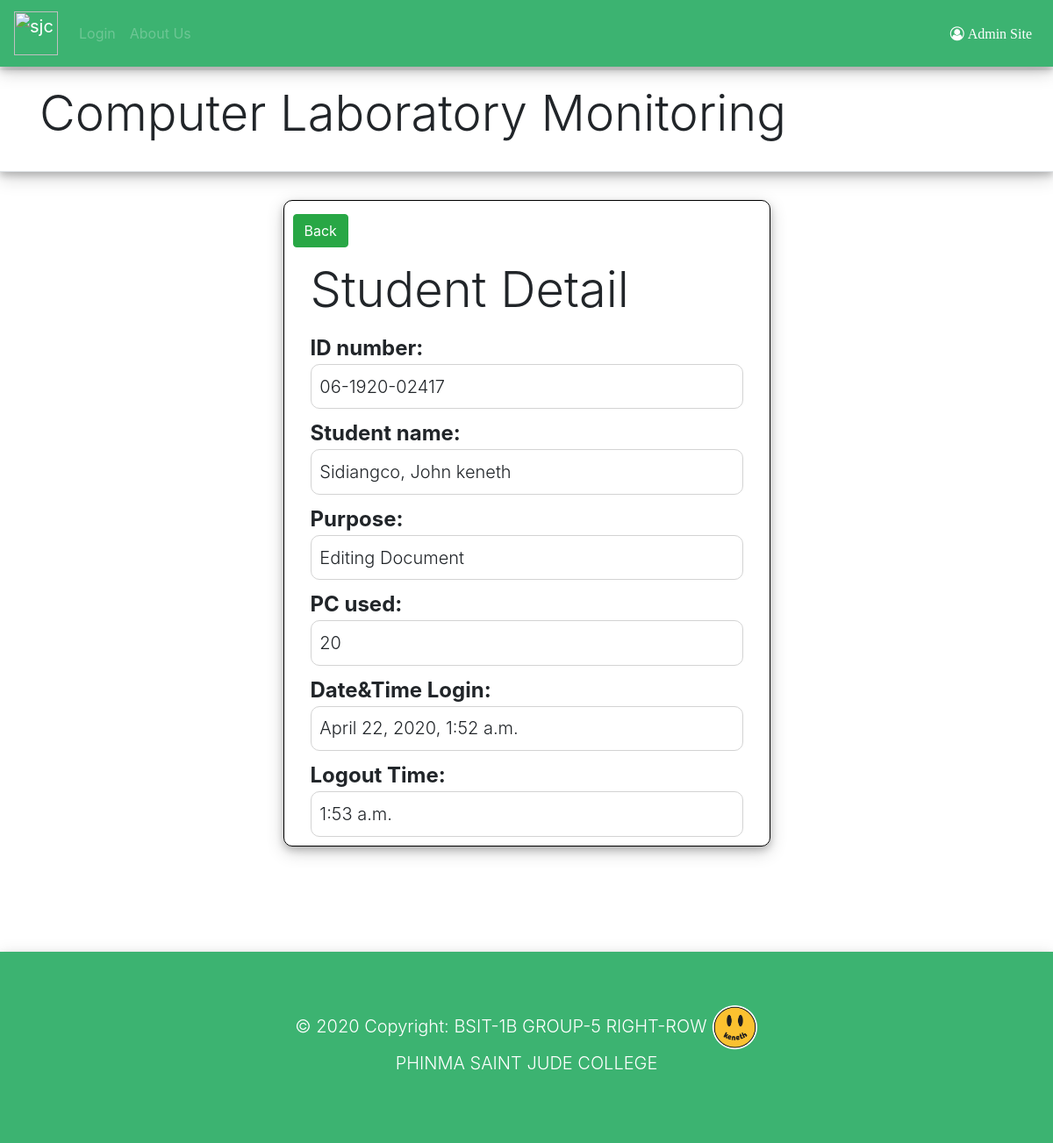
The page /student/78/ on the database its author committed.
### timein/models.py (models this page shows, shortened)
class Student(models.Model):
	admin = models.ForeignKey(User, on_delete=models.CASCADE)
	ID_number = models.CharField(max_length=15)
	last_name = models.CharField(max_length=50)
	first_name = models.CharField(max_length=50)
	course = models.CharField(max_length=20)
	purpose = models.CharField(choices=purposes, blank=False, max_length=20, default='general')
	pc = models.IntegerField()
	date = models.DateTimeField(default=timezone.now)
	timeout = models.TimeField(default=timezone.now, blank=True, null=True)

### timein/views.py (the view)
# urls.py: path('student/<int:pk>/', views.user_detail, name='user_detail'),
def user_detail(request, pk):
	student = get_object_or_404(Student, pk=pk)
	if request.method == "POST":
	    form = lout(request.POST, instance=student)
	    if form.is_valid():
	        student = form.save(commit=False)
	        student.admin = request.user
	        student.timeout = timezone.now()
	        student.save()
	        return redirect('user_detail',pk=student.pk)
	else:
	    form = lout(instance=student)
	    return render(request, 'user_detail.html', {'student': student, 'form': form})

### timein/templates/user_detail.html (shortened to what this page needs)
{% extends 'layout.html' %}
{% block content %}
<div class="box2 col-md-6 mx-auto">
    <div class="container">
        <div id="back">
            <a type="button" class="btn btn-success btn-md" href="{% url 'user_list' %}">Back</a>
        </div>
        <h1 id="" style="margin-top:7%; margin-bottom:3%;" class="display-4">Student Detail</h1>
        <p class="tag">
            ID number:
        </p>
        <div class="box3">
            <p style="margin:2%;" class="lead">
                {{ student.ID_number }}
            </p>
        </div>
        <p class="tag">
            Student name:
        </p>
        <div class="box3">
            <p style="margin:2%;" class="lead">
                {{ student.last_name }}, {{ student.first_name }}
            </p>
        </div>
        <p class="tag">
            Purpose:
        </p>
        <div class="box3">
            <p style="margin:2%;" class="lead">
                {{ student.purpose }}
            </p>
        </div>
        <p class="tag">
            PC used:
        </p>
        <div class="box3">
            <p style="margin:2%;" class="lead">
                {{ student.pc }}
            </p>
        </div>
        <p class="tag">
            Date&Time Login:
        </p>
        <div class="box3">
            <p style="margin:2%;" class="lead">
                {{ student.date }}
            </p>
        </div>
        <p class="tag">
            Logout Time:
        </p>
        <div class="box3">
            <p style="margin:2%;" class="lead">
                {% with student.timeout as p %}
                {% if p == None %}
                --:--:--
                {% else %}
                {{ student.timeout }}
                {% endif %}
                {% endwith %}
            </p>
        </div>
    </div>
</div>
{% endblock %}

### timein/static/css/layout.css (style rules this page uses)
.box2 { border: 1px solid black; border-radius: 10px; box-shadow: 0 4px 8px 0 rgba(0, 0, 0, 0.2), 0 6px 20px 0 rgba(0, 0, 0, 0.19); }
.box3 { border: 1px solid #d3d3d3; border-radius: 10px; margin-bottom: 2%; }
.tag { margin: 0px; font-weight: bold; font-size: 24px; }
#back { margin-top: 3%; margin-bottom: -4%; margin-left: -20px; }

### timein/static/css/float_label.css (style rules this page uses)
:root { --input-padding-x: .75rem; --input-padding-y: .75rem; }

### rows shown on the page
Student: ID_number "06-1920-02417", last_name "Sidiangco", first_name "John keneth", purpose "Editing Document", pc "20", date "April 22, 2020, 1:52 a.m.", timeout "1:53 a.m."
